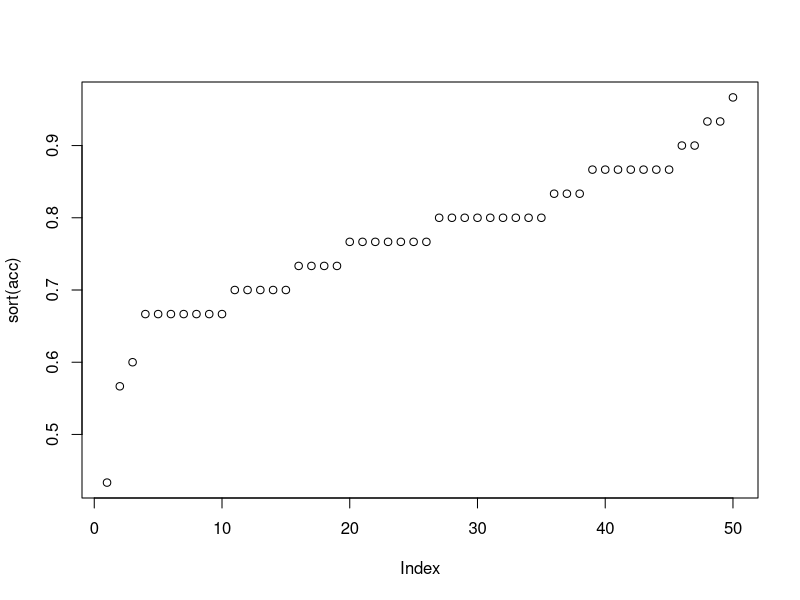
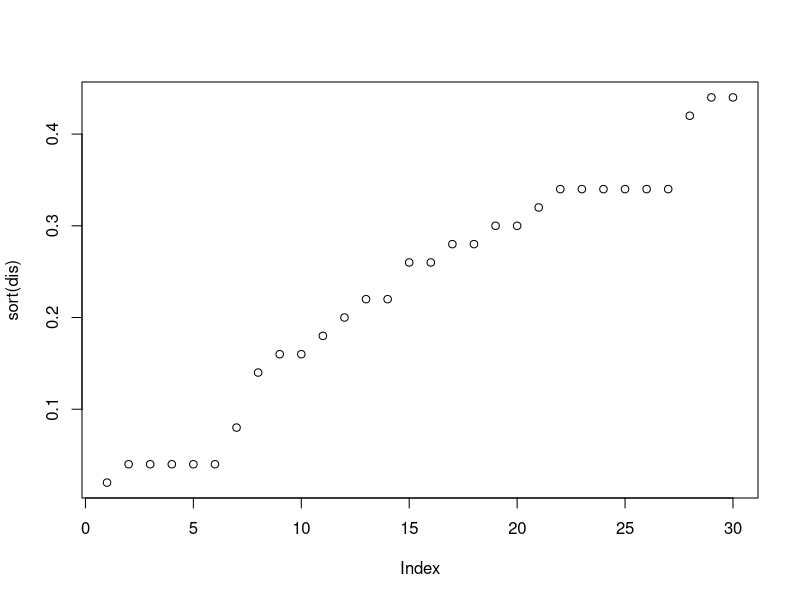

These charts were generated, in order, by the following R code: (Note: this script raises an error after producing the figures.)
######## simulation
n_worker = 50
n_task = 30
n_worker_task = n_worker * n_task
worker_var = 1
task_var = 10
task_worker_var = 2

worker_eff = rnorm(n = n_worker, 
                   mean = 0, 
                   sd = sqrt(worker_var))

task_eff = rnorm(n = n_task, 
                 mean = 0, 
                 sd = sqrt(task_var))

task_worker_eff = rnorm(n = n_worker_task, 
                        mean = 0, 
                        sd = sqrt(task_worker_var))

simul = expand.grid(wokerid=1:n_worker,taskid=1:n_task)
simul$task = ifelse(simul$taskid<=15, 'easy', 'difficult')
head(simul)


for (i in 1:n_worker) {
  if (i == 1){
     for(j in 1:n_task)
       {log_odds = worker_eff[i] + task_eff[j] + task_worker_eff[i*j]
       simul$decision[simul$wokerid==i & simul$taskid==j] = rbinom(1, 1, 0.5)
       }
   } else {
     for(j in 1:n_task)
       {log_odds = worker_eff[i] + task_eff[j] + task_worker_eff[i*j]
        simul$decision[simul$wokerid==i & simul$taskid==j] = rbinom(1, 1, plogis(log_odds))
   }
  }
}

##### the other one ######
simul_1 = expand.grid(wokerid=1:n_worker,taskid=1:n_task)
simul_1$task = ifelse(simul_1$taskid<=15, 'easy', 'difficult')
head(simul_1)


for (i in 1:n_worker) {
    for(j in 1:n_task)
    {log_odds = worker_eff[i] + task_eff[j] + task_worker_eff[i*j]
    simul_1$decision[simul_1$wokerid==i & simul_1$taskid==j] = rbinom(1, 1, plogis(log_odds))
    }
}

head(simul)
sum(simul_1[simul_1$wokerid==1, ]$decision)

# set GT, majority voting
for (i in 1:n_task){
  simul$label[simul$taskid==i] = ifelse(sum(simul$decision[simul$taskid==i])/50>0.5, 1, 0)
}

#####################


acc = c()
for (i in 1:n_worker) {
  #print(sum(simu$decision[simu$taskid==i])/50)
  
  acc = append(acc, sum(diag(table(simul[simul$wokerid==i, ]$decision, simul[simul$wokerid==i, ]$label)))/30)
}

plot(sort(acc))

# disagree rate for worker
dis = c()
for (i in 1:n_task){
  #print(sum(diag(table(simul[simul$taskid==i, ]$decision, simul[simul$taskid==i, ]$label)))/50)
  #dis<- append(dis, sum(diag(table(simul[simul$taskid==i, ]$decision, simul[simul$taskid==i, ]$label)))/50)
  dis <- append(dis, min(table(simul[simul$taskid==i, ]$decision))/sum(table(simul[simul$taskid==i, ]$decision)))
}


dis = ifelse(dis==1, 0, dis)
plot(sort(dis))

# check correctness: easy vs difficult 
min(table(simul[simul$task=='easy', ]$decision))/sum(table(simul[simul$task=='easy', ]$decision))
min(table(simul[simul$task=='difficult', ]$decision))/sum(table(simul[simul$task=='difficult', ]$decision))





#w = c()
#for (i in 1:n_worker) {
  #print(sum(simu$decision[simu$wokerid==i])/30)
 # w = append(w, sum(simu$decision[simu$wokerid==i])/30)}

#plot(sort(w))

p = glmer(
  data = simul
  , formula = decision ~ (1|workerid) + (1|taskid)
  , family = binomial
)
print(fit)
summary(fit)

fit1 = glmer(
  data = simul_1
  , formula = decision ~ (1|wokerid) + (1|taskid)
  , family = binomial
)
print(fit)
summary(fit1)


p = glmer(as.factor(decision) ~ (1 | workerid) + (1 | imageid),   
          data = dt, family = binomial)
